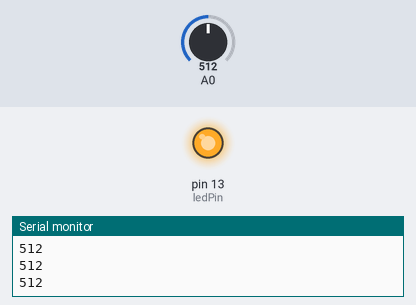
Bench run of a sketch on a simulated Arduino Uno, built with avr-gcc and run on an emulated ATmega328P. On the bench: output pins drawn as LEDs (lit = HIGH), the last lines printed to the serial monitor. Inputs (shaded band) come from the test bench; at power-on: A0 = 512.

Above: at 1.2 s.
1.3 s: A0 set to 265
2.8 s: A0 set to 240
At 3.2 s:
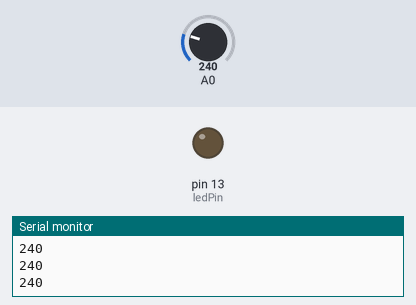
4.3 s: A0 set to 306
At 5.5 s:
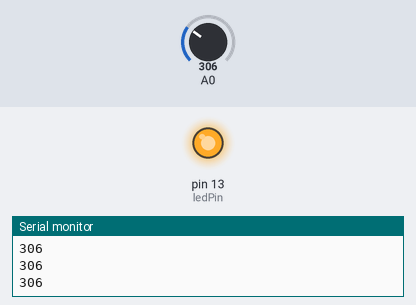
5.8 s: A0 set to 122
At 6.7 s:
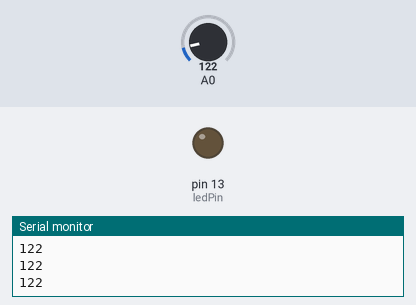
Timing chart, 0 to 8.3 s (numbered marks = the images above; inputs shaded):
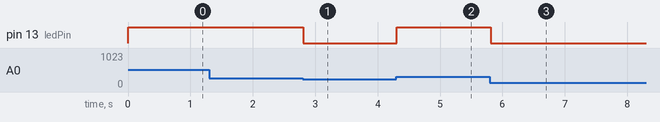

The sketch:

ex15_2.ino
```cpp
int ledPin=13;
int inPin=7;
int val=0;
void setup(){
  Serial.begin(9600);
  pinMode(ledPin,OUTPUT);
  pinMode(inPin,INPUT);
}
void loop(){
  val=analogRead(0);
  Serial.println(val);
  analogWrite(ledPin,map(val,0,500,0,255));
}
```

Measured:
- the behaviour switches between 251 and 250 on A0 (found by bisection; images 0 and 1)
- after the input at 2.8 s, pin 13 (ledPin): HIGH → LOW at once
- after the input at 4.3 s, pin 13 (ledPin): LOW → HIGH at once
- after the input at 5.8 s, pin 13 (ledPin): HIGH → LOW at once
